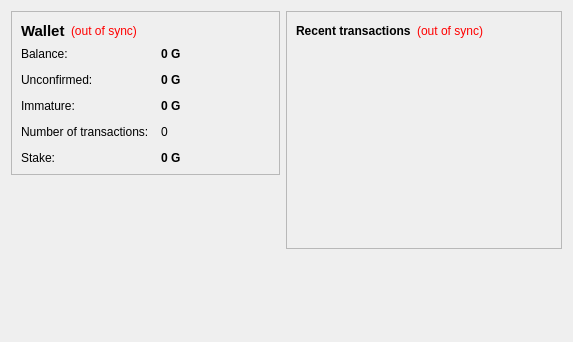
<?xml version="1.0" encoding="UTF-8"?>
<ui version="4.0">
 <class>OverviewPage</class>
 <widget class="QWidget" name="OverviewPage">
  <property name="geometry">
   <rect>
    <x>0</x>
    <y>0</y>
    <width>573</width>
    <height>342</height>
   </rect>
  </property>
  <property name="windowTitle">
   <string>Form</string>
  </property>
  <layout class="QVBoxLayout" name="verticalLayout_5">
   <item>
    <layout class="QHBoxLayout" name="horizontalLayout">
     <item>
      <layout class="QVBoxLayout" name="verticalLayout_2">
       <item>
        <widget class="QFrame" name="frame">
         <property name="frameShape">
          <enum>QFrame::StyledPanel</enum>
         </property>
         <property name="frameShadow">
          <enum>QFrame::Raised</enum>
         </property>
         <layout class="QVBoxLayout" name="verticalLayout_4">
          <item>
           <layout class="QHBoxLayout" name="horizontalLayout_4">
            <item>
             <widget class="QLabel" name="label_5">
              <property name="font">
               <font>
                <pointsize>11</pointsize>
                <weight>75</weight>
                <bold>true</bold>
               </font>
              </property>
              <property name="text">
               <string>Wallet</string>
              </property>
             </widget>
            </item>
            <item>
             <widget class="QLabel" name="labelWalletStatus">
              <property name="toolTip">
               <string>The displayed information may be out of date. Your wallet automatically synchronizes with the General network after a connection is established, but this process has not completed yet.</string>
              </property>
              <property name="styleSheet">
               <string notr="true">QLabel { color: red; }</string>
              </property>
              <property name="text">
               <string notr="true">(out of sync)</string>
              </property>
              <property name="alignment">
               <set>Qt::AlignLeading|Qt::AlignLeft|Qt::AlignVCenter</set>
              </property>
             </widget>
            </item>
            <item>
             <spacer name="horizontalSpacer_2">
              <property name="orientation">
               <enum>Qt::Horizontal</enum>
              </property>
              <property name="sizeHint" stdset="0">
               <size>
                <width>40</width>
                <height>20</height>
               </size>
              </property>
             </spacer>
            </item>
           </layout>
          </item>
          <item>
           <layout class="QFormLayout" name="formLayout_2">
            <property name="fieldGrowthPolicy">
             <enum>QFormLayout::AllNonFixedFieldsGrow</enum>
            </property>
            <property name="horizontalSpacing">
             <number>12</number>
            </property>
            <property name="verticalSpacing">
             <number>12</number>
            </property>
            <item row="0" column="0">
             <widget class="QLabel" name="label">
              <property name="text">
               <string>Balance:</string>
              </property>
             </widget>
            </item>
            <item row="0" column="1">
             <widget class="QLabel" name="labelBalance">
              <property name="font">
               <font>
                <weight>75</weight>
                <bold>true</bold>
               </font>
              </property>
              <property name="cursor">
               <cursorShape>IBeamCursor</cursorShape>
              </property>
              <property name="toolTip">
               <string>Your current balance</string>
              </property>
              <property name="text">
               <string notr="true">0 G</string>
              </property>
              <property name="textInteractionFlags">
               <set>Qt::LinksAccessibleByMouse|Qt::TextSelectableByKeyboard|Qt::TextSelectableByMouse</set>
              </property>
             </widget>
            </item>
            <item row="2" column="0">
             <widget class="QLabel" name="label_3">
              <property name="text">
               <string>Unconfirmed:</string>
              </property>
             </widget>
            </item>
            <item row="2" column="1">
             <widget class="QLabel" name="labelUnconfirmed">
              <property name="font">
               <font>
                <weight>75</weight>
                <bold>true</bold>
               </font>
              </property>
              <property name="cursor">
               <cursorShape>IBeamCursor</cursorShape>
              </property>
              <property name="toolTip">
               <string>Total of transactions that have yet to be confirmed, and do not yet count toward the current balance</string>
              </property>
              <property name="text">
               <string notr="true">0 G</string>
              </property>
              <property name="textInteractionFlags">
               <set>Qt::LinksAccessibleByMouse|Qt::TextSelectableByKeyboard|Qt::TextSelectableByMouse</set>
              </property>
             </widget>
            </item>
            <item row="3" column="0">
             <widget class="QLabel" name="labelImmatureText">
              <property name="text">
               <string>Immature:</string>
              </property>
             </widget>
            </item>
            <item row="3" column="1">
             <widget class="QLabel" name="labelImmature">
              <property name="font">
               <font>
                <weight>75</weight>
                <bold>true</bold>
               </font>
              </property>
              <property name="toolTip">
               <string>Mined balance that has not yet matured</string>
              </property>
              <property name="text">
               <string notr="true">0 G</string>
              </property>
              <property name="textInteractionFlags">
               <set>Qt::LinksAccessibleByMouse|Qt::TextSelectableByKeyboard|Qt::TextSelectableByMouse</set>
              </property>
             </widget>
            </item>
            <item row="4" column="0">
             <widget class="QLabel" name="label_2">
              <property name="text">
               <string>Number of transactions:</string>
              </property>
             </widget>
            </item>
            <item row="4" column="1">
             <widget class="QLabel" name="labelNumTransactions">
              <property name="toolTip">
               <string>Total number of transactions in wallet</string>
              </property>
              <property name="text">
               <string notr="true">0</string>
              </property>
             </widget>
            </item>
            <item row="5" column="0">
             <widget class="QLabel" name="label_6">
              <property name="text">
               <string>Stake:</string>
              </property>
             </widget>
            </item>
            <item row="5" column="1">
             <widget class="QLabel" name="labelStake">
              <property name="enabled">
               <bool>true</bool>
              </property>
              <property name="font">
               <font>
                <weight>75</weight>
                <bold>true</bold>
               </font>
              </property>
              <property name="cursor">
               <cursorShape>IBeamCursor</cursorShape>
              </property>
              <property name="toolTip">
               <string>Total of coins that was staked, and do not yet count toward the current balance</string>
              </property>
              <property name="text">
               <string notr="true">0 G</string>
              </property>
              <property name="textInteractionFlags">
               <set>Qt::LinksAccessibleByMouse|Qt::TextSelectableByKeyboard|Qt::TextSelectableByMouse</set>
              </property>
             </widget>
            </item>
           </layout>
          </item>
         </layout>
        </widget>
       </item>
       <item>
        <spacer name="verticalSpacer">
         <property name="orientation">
          <enum>Qt::Vertical</enum>
         </property>
         <property name="sizeHint" stdset="0">
          <size>
           <width>20</width>
           <height>40</height>
          </size>
         </property>
        </spacer>
       </item>
      </layout>
     </item>
     <item>
      <layout class="QVBoxLayout" name="verticalLayout_3">
       <item>
        <widget class="QFrame" name="frame_2">
         <property name="frameShape">
          <enum>QFrame::StyledPanel</enum>
         </property>
         <property name="frameShadow">
          <enum>QFrame::Raised</enum>
         </property>
         <layout class="QVBoxLayout" name="verticalLayout">
          <item>
           <layout class="QHBoxLayout" name="horizontalLayout_2">
            <item>
             <widget class="QLabel" name="label_4">
              <property name="text">
               <string>&lt;b&gt;Recent transactions&lt;/b&gt;</string>
              </property>
             </widget>
            </item>
            <item>
             <widget class="QLabel" name="labelTransactionsStatus">
              <property name="toolTip">
               <string>The displayed information may be out of date. Your wallet automatically synchronizes with the General network after a connection is established, but this process has not completed yet.</string>
              </property>
              <property name="styleSheet">
               <string notr="true">QLabel { color: red; }</string>
              </property>
              <property name="text">
               <string notr="true">(out of sync)</string>
              </property>
              <property name="alignment">
               <set>Qt::AlignRight|Qt::AlignTrailing|Qt::AlignVCenter</set>
              </property>
             </widget>
            </item>
            <item>
             <spacer name="horizontalSpacer">
              <property name="orientation">
               <enum>Qt::Horizontal</enum>
              </property>
              <property name="sizeHint" stdset="0">
               <size>
                <width>40</width>
                <height>20</height>
               </size>
              </property>
             </spacer>
            </item>
           </layout>
          </item>
          <item>
           <widget class="QListView" name="listTransactions">
            <property name="styleSheet">
             <string notr="true">QListView { background: transparent; }</string>
            </property>
            <property name="frameShape">
             <enum>QFrame::NoFrame</enum>
            </property>
            <property name="verticalScrollBarPolicy">
             <enum>Qt::ScrollBarAlwaysOff</enum>
            </property>
            <property name="horizontalScrollBarPolicy">
             <enum>Qt::ScrollBarAlwaysOff</enum>
            </property>
            <property name="selectionMode">
             <enum>QAbstractItemView::NoSelection</enum>
            </property>
           </widget>
          </item>
         </layout>
        </widget>
       </item>
       <item>
        <spacer name="verticalSpacer_2">
         <property name="orientation">
          <enum>Qt::Vertical</enum>
         </property>
         <property name="sizeHint" stdset="0">
          <size>
           <width>20</width>
           <height>40</height>
          </size>
         </property>
        </spacer>
       </item>
      </layout>
     </item>
    </layout>
   </item>
   <item>
    <layout class="QHBoxLayout" name="horizontalLayout_3">
     <item>
      <widget class="QLabel" name="labelAdv">
       <property name="text">
        <string/>
       </property>
       <property name="textFormat">
        <enum>Qt::RichText</enum>
       </property>
       <property name="openExternalLinks">
        <bool>true</bool>
       </property>
       <property name="textInteractionFlags">
        <set>Qt::TextBrowserInteraction</set>
       </property>
      </widget>
     </item>
     <item alignment="Qt::AlignRight">
      <widget class="QLabel" name="labelMore">
       <property name="text">
        <string/>
       </property>
       <property name="openExternalLinks">
        <bool>true</bool>
       </property>
       <property name="textInteractionFlags">
        <set>Qt::TextBrowserInteraction</set>
       </property>
      </widget>
     </item>
    </layout>
   </item>
  </layout>
  <zorder></zorder>
 </widget>
 <resources/>
 <connections/>
</ui>
